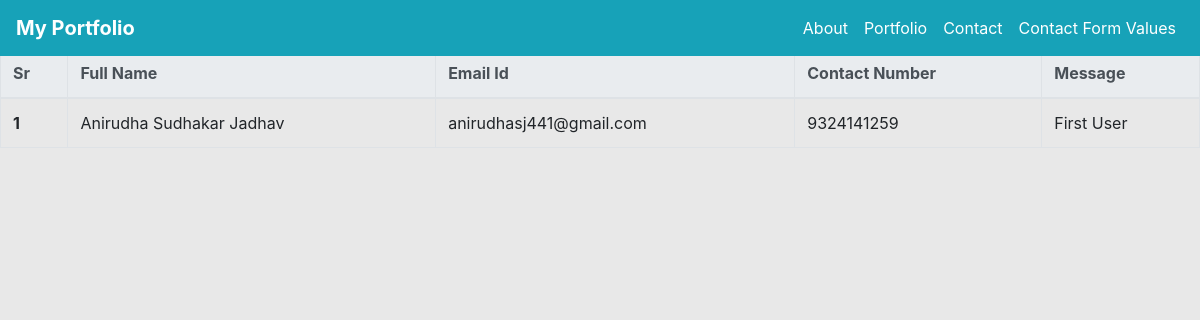
The app's page /contact_data, older data.
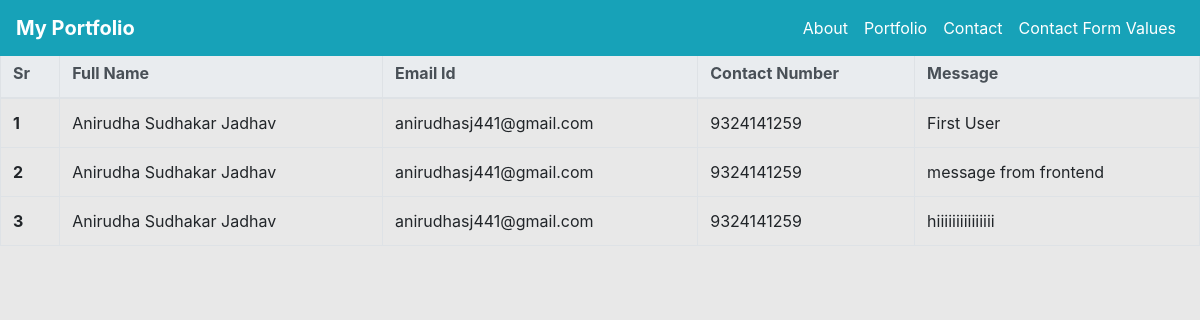
The same page, newer data.
### my_portfolio_app/models.py (models this page shows, shortened)
class ClasFormModel(models.Model):
    full_name = models.CharField(max_length=300,blank=True)
    email_id = models.CharField(max_length=300,blank=True)
    contact_number = models.CharField(max_length=300,blank=True)
    message = models.TextField(max_length=3000,blank=True)
    created_at = models.DateTimeField(default=timezone.now)
    class Meta:
        verbose_name_plural = "Contact Forn data"
        verbose_name = "Contact Form"

### my_portfolio_app/views.py (the view)
# urls.py: path('contact_data',views.contact_form_data,name='my_forth_url'),
def contact_form_data(request):
    class_form_all_values = ClasFormModel.objects.all()
    data = {
        'class_form_all_values':class_form_all_values,
    }
    return render(request,'my_portfolio_app/my_forth_page.html',data)

### my_portfolio_app/templates/my_portfolio_app/my_forth_page.html
{% extends 'my_portfolio_app/base.html' %}
{% block content %}
<table class="table table-bordered mt-5">
    <thead class="thead-light">
        <tr>
            <th scope="col">Sr</th>
            <th scope="col">Full Name</th>
            <th scope="col">Email Id</th>
            <th scope="col">Contact Number</th>
            <th scope="col">Message</th>
        </tr>
    </thead>
    <tbody>
        {% for one_contact  in class_form_all_values %}
        <tr>
            <th scope="row">{{one_contact.pk}}</th>
            <td>{{one_contact.full_name}}</td>
            <td>{{one_contact.email_id}}</td>
            <td>{{one_contact.contact_number}}</td>
            <td>{{one_contact.message}}</td>
        </tr>
        {% endfor %}
    </tbody>
</table>
{% endblock %}

### my_portfolio_app/templates/my_portfolio_app/base.html (shortened to what this page needs)
<!DOCTYPE html>
<html>
{% load static %}
<head>
    <link rel="stylesheet" href="https://stackpath.bootstrapcdn.com/bootstrap/4.4.1/css/bootstrap.min.css">
    <link rel='stylesheet' href="https://cdnjs.cloudflare.com/ajax/libs/font-awesome/5.1.0-4/css/all.css">
</head>
<body>
    <div>
        <nav class="navbar navbar-expand-lg navbar-dark bg-info fixed-top">
            <a class="navbar-brand"><b>My Portfolio</b></a>
            <div class="collapse navbar-collapse" id="navbarTogglerDemo02">
                <ul class="navbar-nav ml-auto ">
                    <li class="nav-item ">
                        <a class="nav-link" style="color: #fff" href="{% url 'my_portfolio_app:my_first_url' %}">About</a>
                    </li>
                    <li class="nav-item ">
                        <a class="nav-link" style="color: #fff" href="{% url 'my_portfolio_app:my_second_url' %}">Portfolio </a>
                    </li>
                    <li class="nav-item ">
                        <a class="nav-link" style="color: #fff" href="{% url 'my_portfolio_app:my_third_url' %}">Contact</a>
                    </li>
                    <li class="nav-item ">
                        <a class="nav-link" style="color: #fff" href="{% url 'my_portfolio_app:my_forth_url' %}">Contact Form Values</a>
                    </li>
                </ul>
            </div>
        </nav>
    </div>
    {% block content %}
    {% endblock %}
</body>
</html>

### my_portfolio_app/templates/my_portfolio_app/base.html (style rules this page uses)
body { background-color: #E8E8E8; }

Row changes from the older to the newer data that the page shows:
added ClasFormModel: pk "2", full_name "Anirudha Sudhakar Jadhav", email_id "anirudhasj441@gmail.com", contact_number "9324141259", message "message from frontend"
added ClasFormModel: pk "3", full_name "Anirudha Sudhakar Jadhav", email_id "anirudhasj441@gmail.com", contact_number "9324141259", message "hiiiiiiiiiiiiiii"
